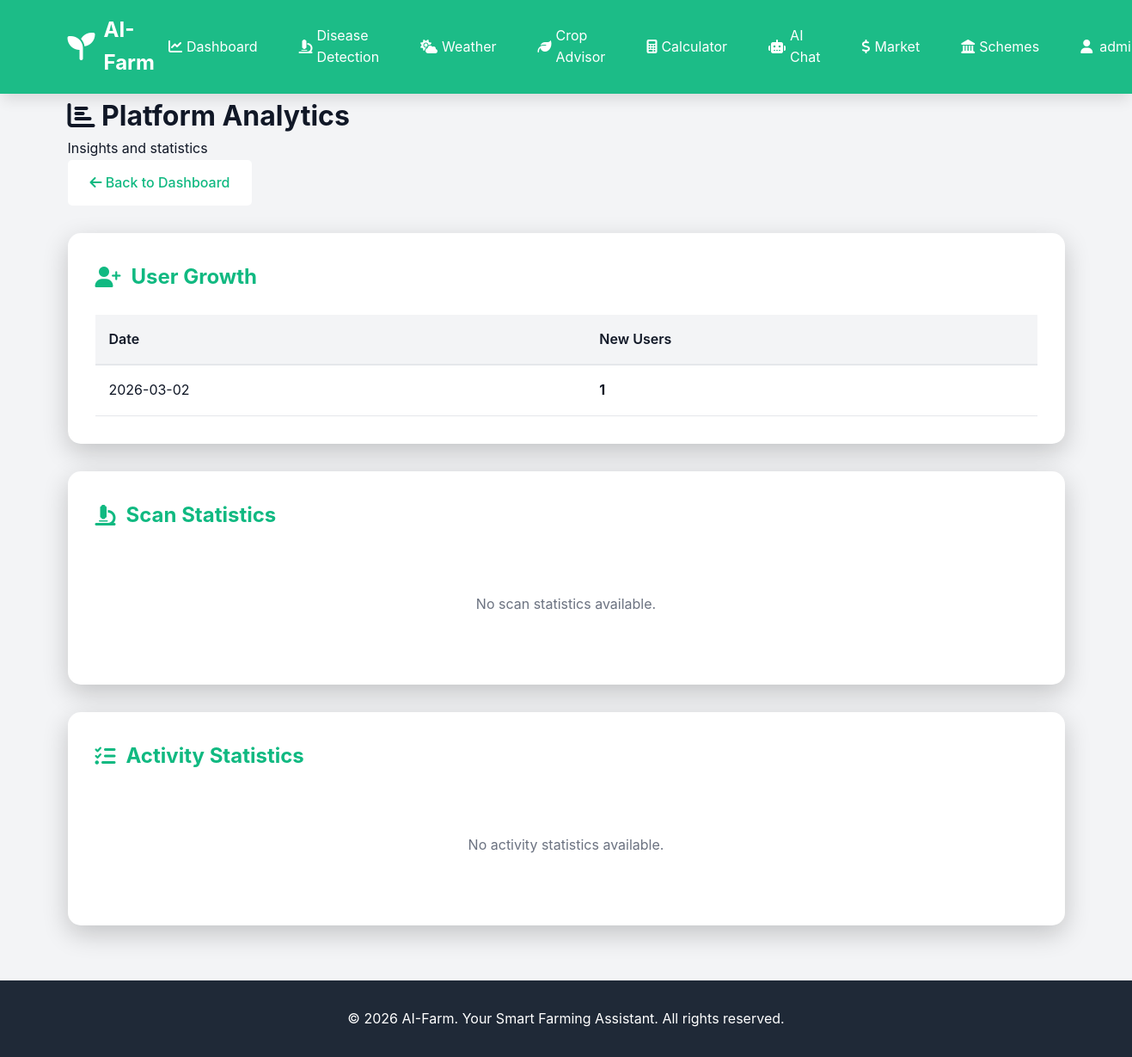
Page /admin/analytics (signed in) on the earlier database version.
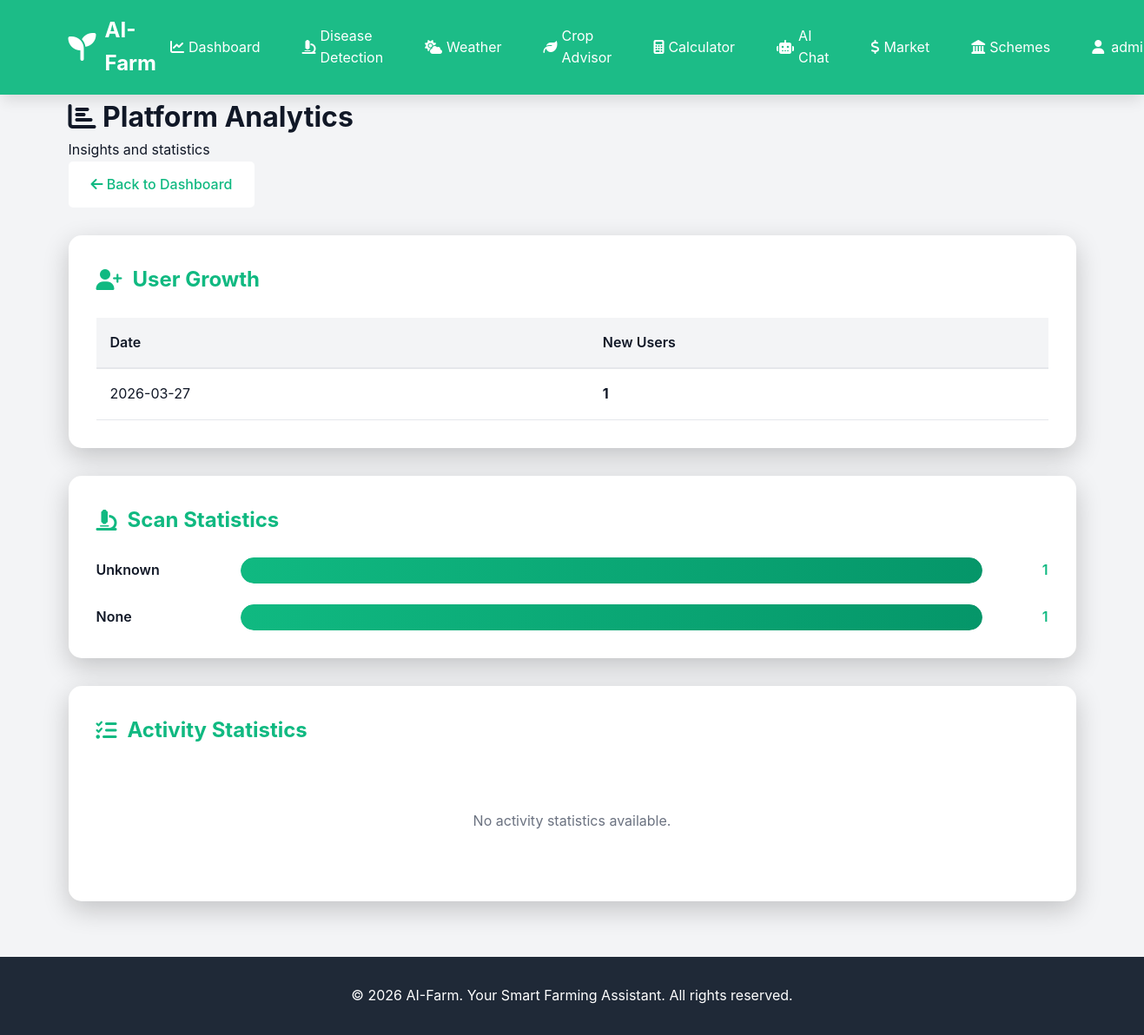
Same page on the later database version.
### tables this page shows
CREATE TABLE crop_scans
                 (id INTEGER PRIMARY KEY AUTOINCREMENT,
                  user_id INTEGER,
                  image_path TEXT,
                  crop_type TEXT,
                  disease_detected TEXT,
                  confidence REAL,
                  recommendations TEXT,
                  scan_date TIMESTAMP DEFAULT CURRENT_TIMESTAMP,
                  FOREIGN KEY (user_id) REFERENCES users (id));

### app.py (the view)
@app.route('/admin/analytics')
@admin_required
def admin_analytics():
    conn = sqlite3.connect('aifarm.db')
    conn.row_factory = sqlite3.Row
    c = conn.cursor()
    c.execute('''SELECT DATE(created_at) as date, COUNT(*) as count
                 FROM users WHERE is_admin = 0
                 GROUP BY DATE(created_at)
                 ORDER BY date DESC LIMIT 30''')
    user_growth = c.fetchall()
    c.execute('''SELECT crop_type, COUNT(*) as count
                 FROM crop_scans
                 GROUP BY crop_type
                 ORDER BY count DESC''')
    scan_stats = c.fetchall()
    c.execute('''SELECT activity_type, COUNT(*) as count
                 FROM farm_activities
                 GROUP BY activity_type
                 ORDER BY count DESC''')
    activity_stats = c.fetchall()
    conn.close()
    return render_template('admin_analytics.html',
                           user_growth=user_growth,
                           scan_stats=scan_stats,
                           activity_stats=activity_stats)

### app.py (called while the page is built)
def admin_required(f):
    @wraps(f)
    def decorated_function(*args, **kwargs):
        if 'user_id' not in session:
            flash('Please log in to access this page.', 'warning')
            return redirect(url_for('login'))
        conn = sqlite3.connect('aifarm.db')
        conn.row_factory = sqlite3.Row
        c = conn.cursor()
        c.execute('SELECT is_admin FROM users WHERE id = ?', (session['user_id'],))
        user = c.fetchone()
        conn.close()
        if not user or not user['is_admin']:
            flash('Access denied. Admin privileges required.', 'error')
            return redirect(url_for('dashboard'))
        return f(*args, **kwargs)
    return decorated_function

### templates/admin_analytics.html (shortened to what this page needs)
{% extends "base.html" %}
{% block content %}
<div class="admin-container">
    <div class="container">
        <div class="admin-header">
            <h1><i class="fas fa-chart-bar"></i> Platform Analytics</h1>
            <p>Insights and statistics</p>
        </div>
        <a href="{{ url_for('admin_panel') }}" class="btn btn-secondary" style="margin-bottom: 2rem;">
            <i class="fas fa-arrow-left"></i> Back to Dashboard
        </a>
        <div class="analytics-grid">
            <div class="analytics-card">
                <h2><i class="fas fa-user-plus"></i> User Growth</h2>
                <div class="chart-container">
                    {% if user_growth %}
                    <table class="data-table">
                        <thead>
                            <tr>
                                <th>Date</th>
                                <th>New Users</th>
                            </tr>
                        </thead>
                        <tbody>
                            {% for row in user_growth %}
                            <tr>
                                <td>{{ row.date }}</td>
                                <td><strong>{{ row.count }}</strong></td>
                            </tr>
                            {% endfor %}
                        </tbody>
                    </table>
                    {% else %}
                    <p class="no-data">No user growth data available.</p>
                    {% endif %}
                </div>
            </div>
            <div class="analytics-card">
                <h2><i class="fas fa-microscope"></i> Scan Statistics</h2>
                <div class="chart-container">
                    {% if scan_stats %}
                    <div class="stats-bars">
                        {% for stat in scan_stats %}
                        <div class="stat-bar-item">
                            <span class="stat-label">{{ stat.crop_type }}</span>
                            <div class="stat-bar">
                                <div class="stat-fill" style="width: {{ (stat.count / scan_stats[0].count * 100)|round }}%"></div>
                            </div>
                            <span class="stat-value">{{ stat.count }}</span>
                        </div>
                        {% endfor %}
                    </div>
                    {% else %}
                    <p class="no-data">No scan statistics available.</p>
                    {% endif %}
                </div>
            </div>
            <div class="analytics-card">
                <h2><i class="fas fa-tasks"></i> Activity Statistics</h2>
                <div class="chart-container">
                    {% if activity_stats %}
                    <div class="stats-bars">
                        {% for stat in activity_stats %}
                        <div class="stat-bar-item">
                            <span class="stat-label">{{ stat.activity_type }}</span>
                            <div class="stat-bar">
                                <div class="stat-fill activity" style="width: {{ (stat.count / activity_stats[0].count * 100)|round }}%"></div>
                            </div>
                            <span class="stat-value">{{ stat.count }}</span>
                        </div>
                        {% endfor %}
                    </div>
                    {% else %}
                    <p class="no-data">No activity statistics available.</p>
                    {% endif %}
                </div>
            </div>
        </div>
    </div>
</div>
{% endblock %}

Differences in the rows shown:
added crop_scans: crop_type "Unknown", {{ (stat.count / scan_stats[0].count * 100)|round }} 100.0 (drawn), count "1"
added crop_scans: crop_type "None", {{ (stat.count / scan_stats[0].count * 100)|round }} 100.0 (drawn), count "1"
Other differences:
new list line: "2026-03-27 1"
list line gone: "2026-03-02 1"
text no longer shown: "No scan statistics available."
